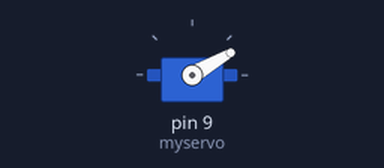
Bench run of a sketch on a simulated Arduino Uno, built with avr-gcc and run on an emulated ATmega328P. On the bench: servo.

Above: at 0.05 s.
At 4.0 s:
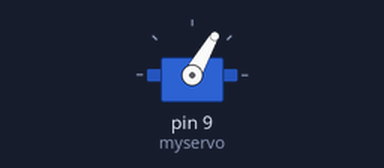
Timing chart, 0 to 5.2 s (numbered marks = the images above):
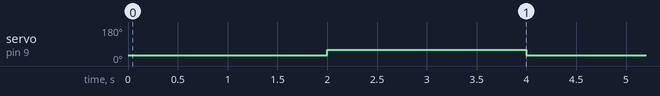

Measured:
- by itself, servo on pin 9 (myservo): alternates 60° for 2.0 s and 30° for 2.0 s

The sketch:

tes_servo.ino
```cpp
#include<Wire.h>
#include <Servo.h>

Servo myservo;

void setup(){
myservo.attach(9);
myservo.write(0);
}

void loop(){
  myservo.write(30);
  delay(2000);
  myservo.write(60);
  delay(2000);
}
```
